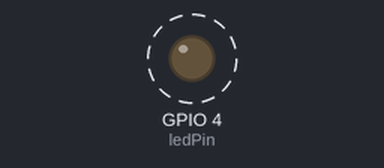
This program was run on a simulated ESP32. On the bench: output pins drawn as LEDs (lit = HIGH). Dashed ring = blinking. WiFi joins after 1.5 s; servers stay silent unless stated; what the program prints to the serial monitor is not drawn.

Above: at 1.5 s.
Timing chart, 0 to 5.6 s (numbered marks = the images above):
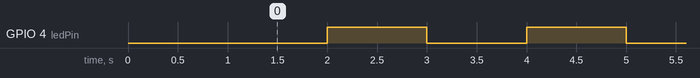

The program:

main.cpp
```cpp
#include <Arduino.h>

#include <ESPAsyncWebServer.h>
#include <WiFi.h>


const char *ssid = "smartd1";
const char *password = "ghosting";

AsyncWebServer server(80); // Create an AsyncWebServer object on port 80
const char *htmlContent = R"(
<!DOCTYPE html>
<html lang="en">
<head>
    <meta charset="UTF-8">
    <meta name="viewport" content="width=device-width, initial-scale=1.0">
    <title>ESP32 Webpage</title>
    <style>
        body{
            text-align: center;
            background-color: rgb(161, 6, 6);
        }
        input{
            margin-top: 10px;
        }
    </style>
</head>
<body>
    <h1>Hello, Enter your smart home wifi and password</h1>
    <form id="wifiForm" action="/connect" method="post">
        <input type="text" name="ssid" placeholder="enter wifi name"><br>
          <br>
        <input type="password" name="password" placeholder="enter wifi password"><br>

        <br>
        <button type="submit">Connect</button>
    </form>
</body>
</html>
)";


IPAddress local_IP(192, 168, 1, 1); // Set your desired static IP address
IPAddress gateway(192, 168, 1, 1);
IPAddress subnet(255, 255, 255, 0);


const int switchPin = 2; // Assuming switch x is connected to GPIO 2

const int ledPin = 4; // GPIO pin connected to the LED

void setup() {
   // Initialize Serial port
    Serial.begin(115200);

     delay(1000); // Delay to allow time for Serial Monitor to connect


   pinMode(ledPin, OUTPUT); // Set the LED pin as an output
 // digitalWrite(ledPin, HIGH); // Turn the LED on


  // Configure switch pin as input
pinMode(switchPin, INPUT);

// Initialize WiFi in access point mode
WiFi.softAP(ssid, password);

// Print IP address of the access point
Serial.println("Access Point Started");
Serial.print("IP Address: ");
Serial.println(WiFi.softAPIP());

//below is for server______

// Configure captive portal// Set subnet mask to 255.255.255.0
    WiFi.softAPConfig(WiFi.softAPIP(), WiFi.softAPIP(), IPAddress(255, 255, 255, 0));
    // Define request handler to serve the HTML page
    server.on("/", HTTP_GET, [](AsyncWebServerRequest *request) {
        request->send(200, "text/html", htmlContent);
    });

      // Define request handler to handle WiFi credentials
    server.on("/connect", HTTP_POST, [](AsyncWebServerRequest *request) {
        // Extract SSID and password from the POST request
        if (request->hasParam("ssid", true) && request->hasParam("password", true)) {
            String ssid = request->getParam("ssid", true)->value();
            String password = request->getParam("password", true)->value();

            // Connect to the specified WiFi network
            WiFi.begin(ssid.c_str(), password.c_str());

            request->send(200, "text/plain", "Connecting to WiFi...");
        } else {
            request->send(400, "text/plain", "Missing SSID or password");
        }
    });


  // Start the server
  server.begin();
  Serial.println("HTTP server started");

  //--server-----


}

void loop() {


      // Check if there are any connected stations to the ESP32's access point
    int stationCount = WiFi.softAPgetStationNum();

    if (stationCount > 0) {

            digitalWrite(ledPin, HIGH); // Turn the LED on
    }
    else {
       delay(1000);

        digitalWrite(ledPin, HIGH); // Turn the LED on
         delay(1000);
           digitalWrite(ledPin, LOW); // Turn the LED off
    }


    //delay(5000); // Check status every 5 second


}
```

Measured:
- by itself, GPIO 4 (ledPin): alternates HIGH for 1.0 s and LOW for 1.0 s
